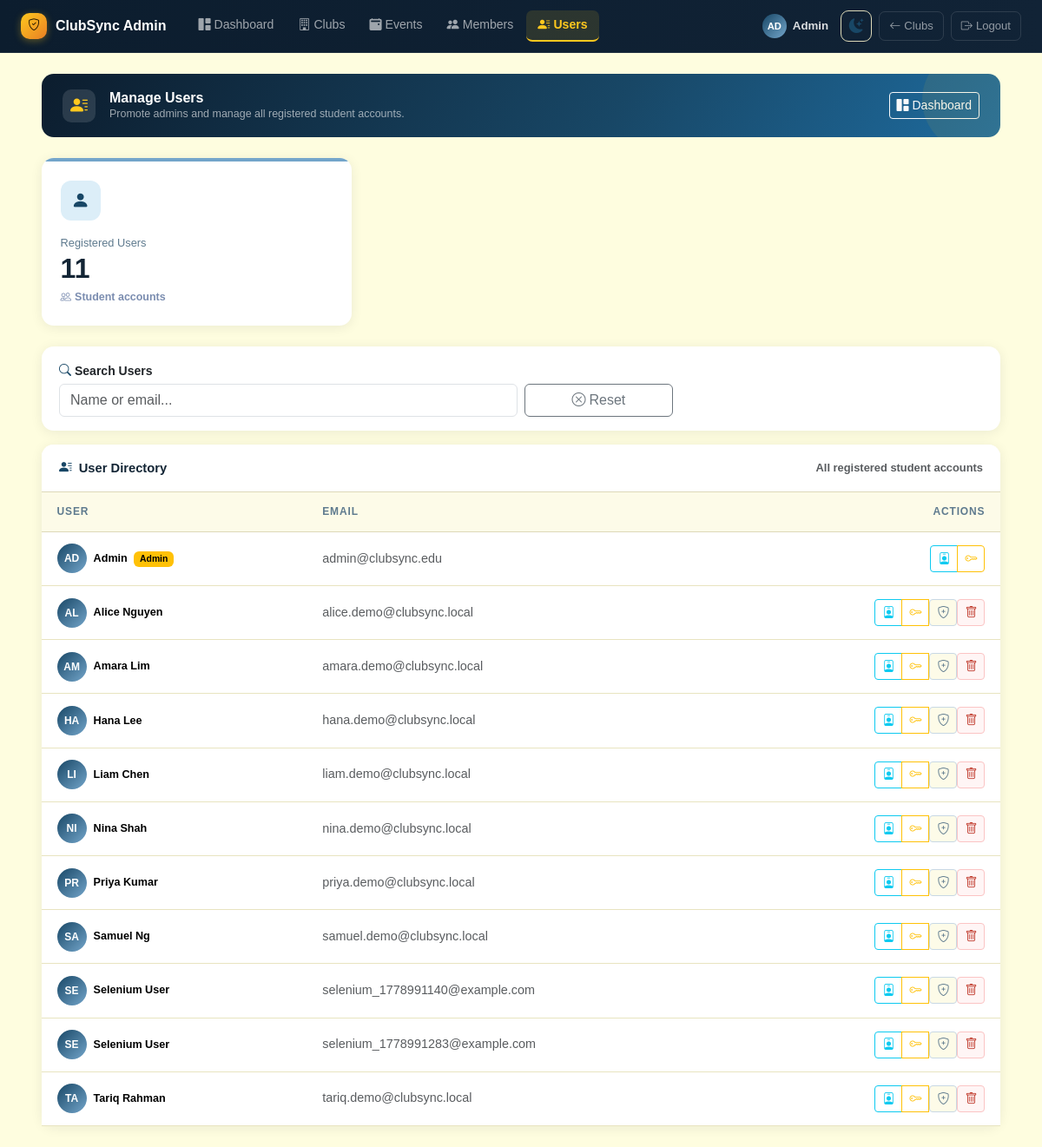
/admin/users (signed in), run on an earlier commit of the app's database.
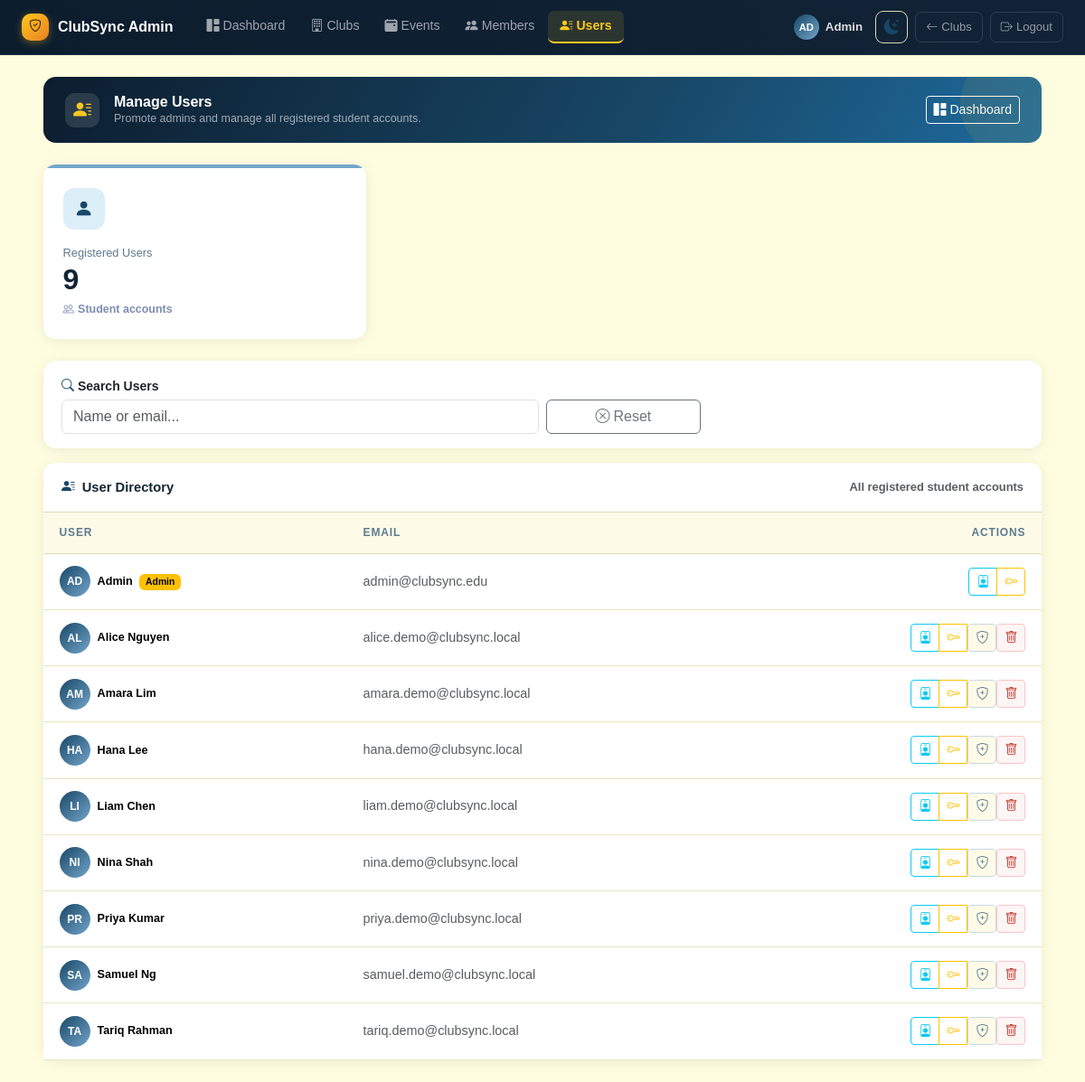
And on a later commit of the database.
### models/user.py (models this page shows)
class User(db.Model):
    __tablename__ = "users"
    id = db.Column(db.Integer, primary_key=True)
    name = db.Column(db.String(100), nullable=False)
    email = db.Column(db.String(120), unique=True, nullable=False)
    password_hash = db.Column(db.String(255), nullable=False)
    is_admin = db.Column(db.Boolean, default=False, nullable=False)
    memberships = db.relationship("Membership", backref="user", cascade="all, delete")
    attendances = db.relationship("Attendance", backref="user", cascade="all, delete")

### routes/admin.py (the view)
@admin_bp.route("/users")
@admin_required
def users():
    all_users = User.query.order_by(User.name).all()
    return render_template("admin_users.html", all_users=all_users)

### app.py (called while the page is built)
@app.context_processor
def inject_navbar_access():
    user_id = session.get("user_id")
    user_is_admin = False
    if user_id:
        user = db.session.get(User, user_id)
        user_is_admin = bool(user and user.is_admin)
    return {
        "navbar_can_access_admin": bool(
            session.get("admin_logged_in") or user_is_admin
        )
    }

### routes/admin.py (called while the page is built, shortened)
def admin_required(f):
    from functools import wraps
    @wraps(f)
    def decorated(*args, **kwargs):
        if session.get("admin_logged_in"):
            return f(*args, **kwargs)
    return decorated

### templates/admin_users.html (shortened to what this page needs)
<!DOCTYPE html>
<html lang="en">
<head>
    <link href="https://cdn.jsdelivr.net/npm/bootstrap@5.3.3/dist/css/bootstrap.min.css" rel="stylesheet">
    <link rel="stylesheet" href="https://cdn.jsdelivr.net/npm/bootstrap-icons@1.11.3/font/bootstrap-icons.min.css">
    <link rel="stylesheet" href="{{ url_for('static', filename='css/admin.css') }}">
    <link rel="stylesheet" href="{{ url_for('static', filename='css/alerts.css') }}">
</head>
<body class="admin-body">
<header class="admin-navbar">
    <div class="admin-navbar-inner">
        <a href="{{ url_for('admin.dashboard') }}" class="admin-navbar-brand">
            <span class="admin-brand-icon"><i class="bi bi-shield-check"></i></span>
            ClubSync Admin
        </a>
        <nav class="admin-navbar-nav">
            <a href="{{ url_for('admin.dashboard') }}"><i class="bi bi-grid-1x2-fill me-1"></i>Dashboard</a>
            <a href="{{ url_for('admin.clubs') }}"><i class="bi bi-building me-1"></i>Clubs</a>
            <a href="{{ url_for('admin.events') }}"><i class="bi bi-calendar2-event-fill me-1"></i>Events</a>
            <a href="{{ url_for('admin.members') }}"><i class="bi bi-people-fill me-1"></i>Members</a>
            <a href="{{ url_for('admin.users') }}" class="active"><i class="bi bi-person-lines-fill me-1"></i>Users</a>
        </nav>
        <div class="admin-navbar-tools">
            <span class="admin-navbar-user">
                <div class="admin-avatar" style="width:28px;height:28px;font-size:.7rem">{{ session.get('admin_name', 'AD')[:2]|upper }}</div>
                {{ session.get('admin_name', 'Admin') }}
            </span>
            <button id="darkModeToggle" aria-label="Toggle dark mode" title="Toggle dark mode">
                <i class="bi bi-moon-stars-fill"></i>
            </button>
            <a href="{{ url_for('clubs.clubs') }}"><i class="bi bi-arrow-left me-1"></i>Clubs</a>
            <a href="{{ url_for('admin.logout') }}" class="logout"><i class="bi bi-box-arrow-right me-1"></i>Logout</a>
        </div>
    </div>
</header>
<main class="admin-main px-3 px-md-5 py-4">
    <div class="admin-page-header mb-4">
        <div class="d-flex align-items-center gap-3">
            <div class="admin-page-header-icon d-flex align-items-center justify-content-center flex-shrink-0">
                <i class="bi bi-person-lines-fill fs-5"></i>
            </div>
            <div>
                <h1>Manage Users</h1>
                <p>Promote admins and manage all registered student accounts.</p>
            </div>
        </div>
        <a href="{{ url_for('admin.dashboard') }}" class="btn btn-sm btn-outline-light d-none d-md-inline-flex align-items-center gap-1">
            <i class="bi bi-grid-1x2-fill"></i> Dashboard
        </a>
    </div>
    <div class="row g-3 mb-4">
        <div class="col-6 col-md-4">
            <article class="card admin-metric-card h-100">
                <div class="card-body">
                    <div class="admin-metric-icon blue"><i class="bi bi-person-fill"></i></div>
                    <p class="admin-metric-label mb-1">Registered Users</p>
                    <p class="admin-metric-value mb-1">{{ all_users | length }}</p>
                    <span class="admin-metric-trend" style="color:#7b8db0">
                        <i class="bi bi-people"></i> Student accounts
                    </span>
                </div>
            </article>
        </div>
    </div>
    <section class="card admin-card mb-3">
        <div class="card-body py-3">
            <div class="row g-2 align-items-end">
                <div class="col-12 col-md-6">
                    <label for="userSearch" class="form-label fw-semibold small mb-1">
                        <i class="bi bi-search me-1 text-primary"></i>Search Users
                    </label>
                    <input type="text" class="form-control" id="userSearch" placeholder="Name or email...">
                </div>
                <div class="col-6 col-md-2">
                    <button class="btn btn-outline-secondary w-100" id="userResetFilters">
                        <i class="bi bi-x-circle me-1"></i>Reset
                    </button>
                </div>
            </div>
        </div>
    </section>
    <section class="card admin-card">
        <div class="card-header">
            <span><i class="bi bi-person-lines-fill me-2 text-primary"></i>User Directory</span>
            <span class="text-muted small d-none d-md-inline">All registered student accounts</span>
        </div>
        <div class="table-responsive">
            <table class="table admin-table mb-0" id="usersTable">
                <thead>
                <tr>
                    <th>User</th>
                    <th class="d-none d-md-table-cell">Email</th>
                    <th class="text-end">Actions</th>
                </tr>
                </thead>
                <tbody>
                {% for user in all_users %}
                <tr data-user-row data-search="{{ user.name|lower }} {{ user.email|lower }}">
                    <td>
                        <div class="d-flex align-items-center gap-2">
                            <div class="admin-avatar flex-shrink-0" style="width:34px;height:34px;font-size:.75rem">
                                {{ user.name[:2]|upper }}
                            </div>
                            <div>
                                <div class="fw-semibold small">
                                    {{ user.name }}
                                    {% if user.is_admin %}
                                    <span class="badge text-bg-warning ms-1" style="font-size:.65rem">Admin</span>
                                    {% endif %}
                                </div>
                            </div>
                        </div>
                    </td>
                    <td class="d-none d-md-table-cell small text-muted">{{ user.email }}</td>
                    <td class="text-end">
                        <div class="btn-group btn-group-sm">
                            <button class="btn btn-sm btn-outline-info js-view-profile"
                                    data-user-id="{{ user.id }}"
                                    data-bs-toggle="modal"
                                    data-bs-target="#userProfileModal"
                                    title="View profile">
                                <i class="bi bi-person-badge"></i>
                            </button>
                            <button class="btn btn-sm btn-outline-warning"
                                    data-bs-toggle="modal"
                                    data-bs-target="#resetPasswordModal"
                                    data-id="{{ user.id }}"
                                    data-name="{{ user.name }}"
                                    title="Reset password">
                                <i class="bi bi-key"></i>
                            </button>
                            {% if user.id != session.get('admin_user_id') %}
                            <form method="POST" action="{{ url_for('admin.toggle_admin', user_id=user.id) }}">
                                <button type="submit" class="btn btn-sm btn-outline-secondary" title="{{ 'Demote from admin' if user.is_admin else 'Promote to admin' }}">
                                    <i class="bi bi-{{ 'shield-minus' if user.is_admin else 'shield-plus' }}"></i>
                                </button>
                            </form>
                            {% endif %}
                            {% if not user.is_admin %}
                            <form method="POST" action="{{ url_for('admin.delete_user', user_id=user.id) }}"
                                  onsubmit="return confirm('Delete {{ user.name }}? This will also remove their memberships and attendance records.');">
                                <button type="submit" class="btn btn-sm btn-outline-danger">
                                    <i class="bi bi-trash"></i>
                                </button>
                            </form>
                            {% endif %}
                        </div>
                    </td>
                </tr>
                {% else %}
                <tr>
                    <td colspan="3" class="text-center text-muted py-4">No users found.</td>
                </tr>
                {% endfor %}
                </tbody>
            </table>
        </div>
    </section>
</main>
<div class="position-fixed bottom-0 end-0 p-3" style="z-index:1080">
</div>
</body>
</html>

What changed in the data, as far as the page shows it:
removed User: name "SE", name "Selenium User", email "selenium_1778991140@example.com", is_admin False (drawn)
removed User: name "SE", name "Selenium User", email "selenium_1778991283@example.com", is_admin False (drawn)
Also different on the page:
{{ all_users | length }}: "11" → "9"
